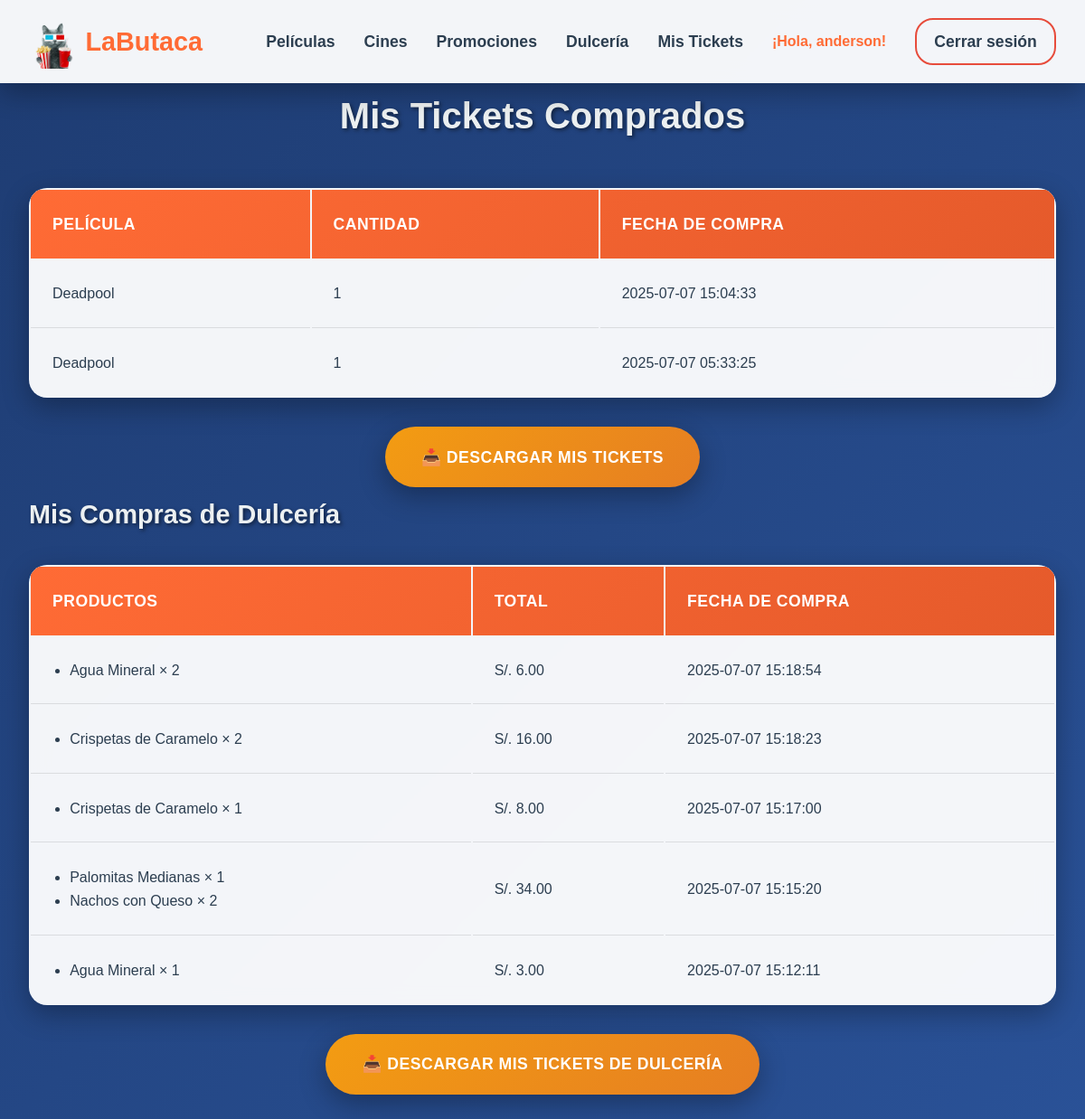
Page /mis_tickets (signed in) on the committed database.
### tables this page shows
CREATE TABLE Compras (
        id INTEGER PRIMARY KEY AUTOINCREMENT,
        usuario_id INTEGER,
        pelicula_id INTEGER,
        cantidad INTEGER,
        fecha_compra TIMESTAMP DEFAULT CURRENT_TIMESTAMP,
        FOREIGN KEY (usuario_id) REFERENCES Usuarios(id),
        FOREIGN KEY (pelicula_id) REFERENCES Peliculas(id)
    );

CREATE TABLE Peliculas (
        id INTEGER PRIMARY KEY AUTOINCREMENT,
        titulo TEXT NOT NULL,
        descripcion TEXT,
        duracion INTEGER NOT NULL,  -- Duración en minutos
        genero_id INTEGER,
        hora_funcion TIME,
        imagen TEXT,  -- Campo para la imagen de la película
        banner_pelicula TEXT,  -- Campo para el banner de la película
        FOREIGN KEY (genero_id) REFERENCES Generos(id)
    );

CREATE TABLE ComprasDulceria (
        id INTEGER PRIMARY KEY AUTOINCREMENT,
        usuario_id INTEGER,
        productos TEXT, -- JSON con los productos y cantidades
        total REAL,
        fecha_compra TIMESTAMP DEFAULT CURRENT_TIMESTAMP,
        pdf_path TEXT,
        FOREIGN KEY (usuario_id) REFERENCES Usuarios(id)
    );

### app.py (the view)
@app.route('/mis_tickets', methods=['GET', 'POST'])
def mis_tickets():
    print(f"Nombre del usuario: {session.get('user_name')}")
    if 'user_id' not in session:
        return redirect(url_for('login'))
    conn = get_db()
    cursor = conn.cursor()
    cursor.execute('''
        SELECT c.id, p.titulo, c.cantidad, c.fecha_compra, p.id as pelicula_id
        FROM Compras c
        JOIN Peliculas p ON c.pelicula_id = p.id
        WHERE c.usuario_id = ?
        ORDER BY c.fecha_compra DESC
    ''', (session['user_id'],))
    tickets = cursor.fetchall()
    cursor.execute('''
        SELECT id, productos, total, fecha_compra, pdf_path
        FROM ComprasDulceria
        WHERE usuario_id = ?
        ORDER BY fecha_compra DESC
    ''', (session['user_id'],))
    dulceria_raw = cursor.fetchall()
    dulceria = []
    for row in dulceria_raw:
        try:
            productos = json.loads(row[1])
        except Exception:
            productos = []
        dulceria.append((row[0], productos, row[2], row[3], row[4]))
    conn.close()
    data = {
        'titulo': 'Mis Tickets Comprados',
        'user_name': session.get('user_name')
    }
    if request.args.get('download') == 'true':
        return descargar_tickets_pdf(tickets)
    return render_template('mis_tickets.html', tickets=tickets, dulceria=dulceria, data=data)

### app.py (called while the page is built)
def get_db():
    conn = sqlite3.connect(DATABASE)
    conn.row_factory = sqlite3.Row  # Para obtener resultados como diccionarios
    return conn

### templates/mis_tickets.html (shortened to what this page needs)
<!DOCTYPE html>
<html lang="es">
<head>
</head>
<body>
    <nav class="navbar">
        <div class="navbar-container">
            <a href="/" class="navbar-logo">
                <img src="{{ url_for('static', filename='images/logo2.png') }}" alt="Logo CineDB" class="logo">
                <span class="logo-text">LaButaca</span>
            </a>
            <ul class="navbar-menu" id="navbarMenu">
                <li><a href="/peliculas">Películas</a></li>
                <li><a href="/#cines">Cines</a></li>
                <li><a href="#promociones">Promociones</a></li>
                <li><a href="/dulceria">Dulcería</a></li>
                {% if data.user_name %}
                    <li><a href="/mis_tickets">Mis Tickets</a></li>
                {% endif %}
                <li class="user-buttons">
                    {% if not data.user_name %}
                        <a href="/login" class="btn-login">Iniciar Sesión</a>
                        <a href="/registrarse" class="btn-register">Registrarse</a>
                    {% else %}
                        <span class="user-welcome">¡Hola, {{ data.user_name }}!</span>
                        <a href="{{ url_for('logout') }}" class="btn-logout">Cerrar sesión</a>
                    {% endif %}
                </li>
            </ul>
        </div>
    </nav>
    <div class="main-content">
        <h2>Mis Tickets Comprados</h2>
        {% if tickets %}
            <table>
                <thead>
                    <tr>
                        <th>Película</th>
                        <th>Cantidad</th>
                        <th>Fecha de Compra</th>
                    </tr>
                </thead>
                <tbody>
                    {% for ticket in tickets %}
                        <tr>
                            <td>{{ ticket[1] }}</td>
                            <td>{{ ticket[2] }}</td>
                            <td>{{ ticket[3] }}</td>
                        </tr>
                    {% endfor %}
                </tbody>
            </table>
            <div style="text-align: center;">
                <a href="{{ url_for('mis_tickets') }}?download=true" class="btn-download">
                    📥 Descargar Mis Tickets
                </a>
            </div>
        {% else %}
            <p>No has comprado tickets aún. ¡Explora nuestras películas y reserva tus asientos!</p>
        {% endif %}
        <h3 style="font-size: 1.8rem; color: var(--text-light); text-align: left; margin-bottom: 2rem; font-weight: 800; text-shadow: 2px 2px 4px rgba(0,0,0,0.5); animation: fadeInUp 1s ease;">Mis Compras de Dulcería</h3>
        {% if dulceria and dulceria|length > 0 %}
            <table style="width: 100%; background: rgba(255, 255, 255, 0.95); border-radius: 20px; overflow: hidden; box-shadow: var(--shadow); backdrop-filter: blur(10px); margin-bottom: 2rem; animation: fadeInUp 1s ease 0.2s both;">
                <thead>
                    <tr>
                        <th>Productos</th>
                        <th>Total</th>
                        <th>Fecha de Compra</th>
                    </tr>
                </thead>
                <tbody>
                    {% for compra in dulceria %}
                        <tr>
                            <td>
                                <ul style="margin:0; padding-left: 1.2em;">
                                    {% for p in compra[1] %}
                                        <li>{{ p.name }} × {{ p.quantity }}</li>
                                    {% endfor %}
                                </ul>
                            </td>
                            <td>S/. {{ '%.2f'|format(compra[2]) }}</td>
                            <td>{{ compra[3][:19] }}</td>
                        </tr>
                    {% endfor %}
                </tbody>
            </table>
            <div style="text-align: center; margin-bottom: 1.5rem;">
                <a href="/dulceria/tickets_pdf" class="btn-download">
                    📥 Descargar Mis Tickets de Dulcería
                </a>
            </div>
        {% else %}
            <p>No has realizado compras en la dulcería aún.</p>
        {% endif %}
    </div>
</body>
</html>

### templates/mis_tickets.html (style rules this page uses)
* { margin: 0; padding: 0; box-sizing: border-box; }
:root { --primary-color: #ff6b35; --secondary-color: #2c3e50; --accent-color: #f39c12; --dark-bg: #1a1a1a; --light-bg: #ffffff; --text-light: #ecf0f1; --text-dark: #2c3e50; --shadow: 0 10px 30px rgba(0,0,0,0.3); --gradient: linear-gradient(135deg, #667eea 0%, #764ba2 100%); }
body { font-family: 'Arial', sans-serif; line-height: 1.6; color: var(--text-dark); background: linear-gradient(135deg, #1e3c72 0%, #2a5298 100%); min-height: 100vh; overflow-x: hidden; }
.navbar { background: rgba(255, 255, 255, 0.95); backdrop-filter: blur(10px); padding: 1rem 0; position: fixed; top: 0; width: 100%; z-index: 1000; box-shadow: var(--shadow); transition: all 0.3s ease; }
.navbar-container { max-width: 1200px; margin: 0 auto; display: flex; justify-content: space-between; align-items: center; padding: 0 2rem; }
.navbar-logo { display: flex; align-items: center; gap: 12px; text-decoration: none; transition: transform 0.3s ease; }
.logo { height: 60px; width: auto; max-width: 100%; }
.logo-text { font-size: 1.8rem; font-weight: 800; color: var(--primary-color); }
.navbar-menu { display: flex; list-style: none; align-items: center; gap: 2rem; }
.navbar-menu a { text-decoration: none; color: var(--text-dark); font-weight: 600; font-size: 1.1rem; transition: all 0.3s ease; position: relative; }
.navbar-menu a::after { content: ''; position: absolute; bottom: -5px; left: 0; width: 0; height: 2px; background: var(--primary-color); transition: width 0.3s ease; }
.user-buttons { display: flex; gap: 1rem; align-items: center; }
.user-welcome { color: var(--primary-color); font-weight: 600; margin-right: 1rem; }
.btn-logout { background-color: transparent; border: 2px solid #e74c3c; color: #e74c3c; padding: 0.6rem 1.2rem; border-radius: 20px; text-decoration: none; font-weight: 600; font-size: 0.9rem; transition: all 0.3s ease; }
.main-content { max-width: 1200px; margin: 0 auto; padding: 6rem 2rem 4rem; min-height: 100vh; background: linear-gradient(135deg, #1e3c72 0%, #2a5298 100%); }
.main-content h2 { font-size: 2.5rem; color: var(--text-light); text-align: center; margin-bottom: 3rem; font-weight: 800; text-shadow: 2px 2px 4px rgba(0,0,0,0.5); animation: fadeInUp 1s ease; }
table { width: 100%; background: rgba(255, 255, 255, 0.95); border-radius: 20px; overflow: hidden; box-shadow: var(--shadow); backdrop-filter: blur(10px); margin-bottom: 2rem; animation: fadeInUp 1s ease 0.2s both; }
thead { background: linear-gradient(135deg, var(--primary-color), #e55a2b); }
th { padding: 1.5rem; text-align: left; font-weight: 700; color: white; font-size: 1.1rem; text-transform: uppercase; letter-spacing: 0.5px; }
td { padding: 1.5rem; border-bottom: 1px solid rgba(0,0,0,0.1); color: var(--text-dark); font-size: 1rem; font-weight: 500; transition: all 0.3s ease; }
tbody tr { transition: all 0.3s ease; }
tbody tr:last-child td { border-bottom: none; }
.btn-download { display: inline-block; background: linear-gradient(135deg, var(--accent-color), #e67e22); color: white; padding: 1.2rem 2.5rem; border: none; border-radius: 50px; text-decoration: none; font-weight: 700; font-size: 1.1rem; text-transform: uppercase; letter-spacing: 0.5px; transition: all 0.3s ease; box-shadow: var(--shadow); position: relative; overflow: hidden; animation: fadeInUp 1s ease 0.4s both; }
.btn-download::before { content: ''; position: absolute; top: 0; left: -100%; width: 100%; height: 100%; background: linear-gradient(90deg, transparent, rgba(255,255,255,0.3), transparent); transition: left 0.5s ease; }

### rows in the picture
Compras: titulo "Deadpool", cantidad "1", fecha_compra "2025-07-07 15:04:33"
Compras: titulo "Deadpool", cantidad "1", fecha_compra "2025-07-07 05:33:25"
ComprasDulceria: name "Agua Mineral", quantity "2", total "6.00", fecha_compra "2025-07-07 15:18:54"
ComprasDulceria: name "Crispetas de Caramelo", quantity "2", total "16.00", fecha_compra "2025-07-07 15:18:23"
ComprasDulceria: name "Crispetas de Caramelo", quantity "1", total "8.00", fecha_compra "2025-07-07 15:17:00"
ComprasDulceria: name "Palomitas Medianas" "Nachos con Queso", quantity "1" "2", total "34.00", fecha_compra "2025-07-07 15:15:20"
ComprasDulceria: name "Agua Mineral", quantity "1", total "3.00", fecha_compra "2025-07-07 15:12:11"

### other values in the picture
{{ data.user_name }} "anderson"
